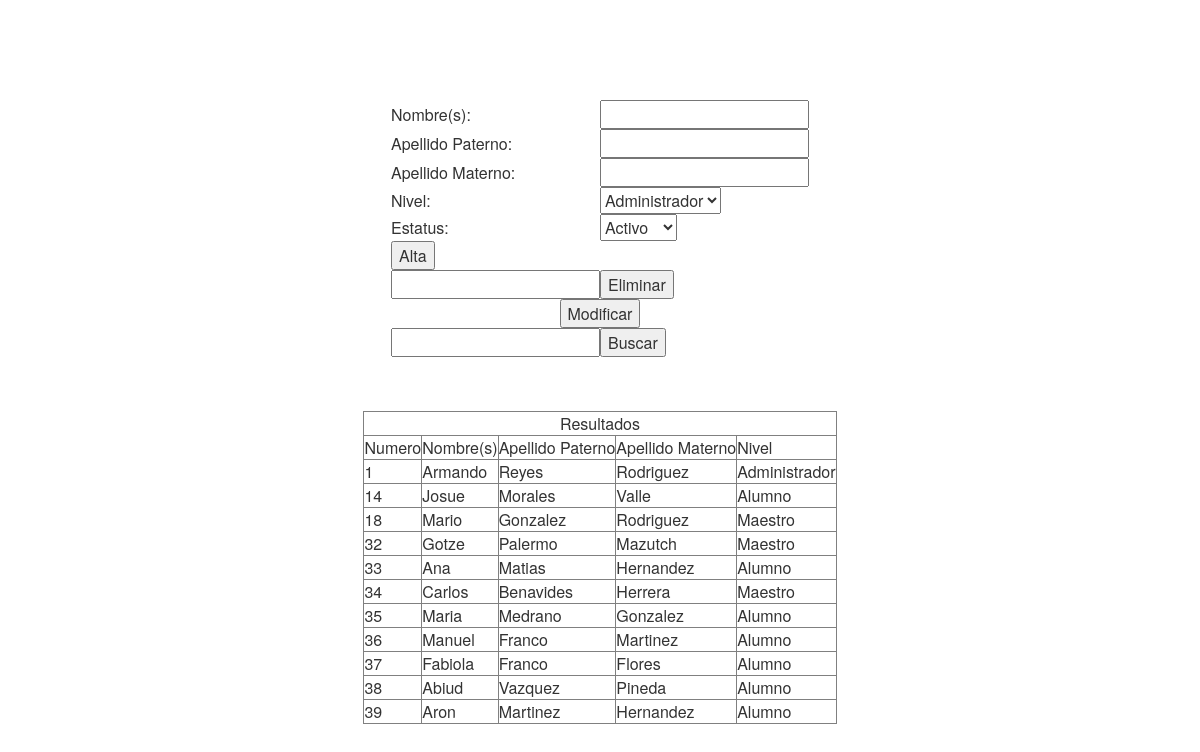
Page /TestUsuario.php on the committed database.
### tables this page shows
CREATE TABLE `personascontrol` (
  `IdPersona` int(11) NOT NULL AUTO_INCREMENT,
  `nombre` varchar(100) DEFAULT NULL,
  `Apat` varchar(100) DEFAULT NULL,
  `Amat` varchar(100) DEFAULT NULL,
  `telefono` varchar(15) DEFAULT NULL,
  `calle` varchar(100) DEFAULT NULL,
  `NumExterior` int(10) DEFAULT NULL,
  `NumInterior` int(10) DEFAULT NULL,
  `colonia` varchar(100) DEFAULT NULL,
  `municipio` varchar(100) DEFAULT NULL,
  `estado` varchar(100) DEFAULT NULL,
  `cp` varchar(10) DEFAULT NULL,
  `correoe` varchar(100) DEFAULT NULL,
  `usuario` varchar(100) DEFAULT NULL,
  `password` varchar(100) DEFAULT NULL,
  `nivel` varchar(100) DEFAULT NULL,
  `estatus` varchar(100) DEFAULT NULL,
  PRIMARY KEY (`IdPersona`)
);

### Usuario.php (the view, shortened to what this page needs)
<?php
    class User
    {
        public function ConsultarDatos()
        {
            $sql01="SELECT * FROM personascontrol WHERE estatus = 1 ORDER BY IdPersona ASC";
            $consulta = mysql_query($sql01) or die ("error 1");
            echo "<div class=table-resposive align=center>";
            echo "<table class=\*table table-striped\ border=1>";
            echo "<tr><td colspan=5 align=center>Resultados</td></tr>";
            echo"<tr><td>Numero</td><td>Nombre(s)</td><td>Apellido Paterno</td><td>Apellido Materno</td><td>Nivel</td>";
            while($field = mysql_fetch_array($consulta))
            {
                $this->IdPersona = $field['IdPersona'];
                $this->Nombre = $field['nombre'];
                $this->ApellidoPaterno = $field['Apat'];
                $this->ApellidoMaterno = $field['Amat'];
                $this->Nivel = $field['nivel'];
                switch($this->Nivel)
                {
                    case 1:
                        $type = "Administrador";
                        break;
                    case 2:
                        $type = "Maestro";
                        break;
                    case 3:
                        $type = "Alumno";
                        break;
                }
                echo "<tr><td>$this->IdPersona</td><td>$this->Nombre</td><td>$this->ApellidoPaterno</td><td>$this->ApellidoMaterno</td><td>$type</td></tr>";
            }
            echo "</table>";
            echo "</div>";
        }
    }
?>

### header.php (shortened to what this page needs)
<html lang="en">
    <head>
        <link href="css/bootstrap.min.css" rel="stylesheet">
        <link href="justified-nav.css" rel="stylesheet">
    </head>
    <body>
        <div class="container">
            <?php
                echo "<br><br><br>";
            ?>
           </div>
    </body>
</html>

### TestUsuario.php (shortened to what this page needs)
<?php
    require ('Usuario.php');
    require('header.php');
    $User = new User();
    echo "<br>
    <div>
        <form name=alumno action=TestUsuario.php method=Post >
            <table align=center>
                <tr>
                    <td>Nombre(s): </td><td><input type=text name=nombre /></td>
                </tr>
                <tr>
                    <td>Apellido Paterno: </td><td><input type=text name=ApellidoPaterno /></td>
                </tr>
                <tr>
                    <td>Apellido Materno: </td><td><input type=text name=ApellidoMaterno /></td>
                </tr>
                <tr>
                    <td>Nivel: </td>
                    <td>
                        <select name=Nivel>
                            <option value=1>Administrador</option>
                            <option value=2>Maestro</option>
                            <option value=3>Alumno</option>
                        </select>
                    </td>
                </tr>
                <tr>
                    <td>Estatus: </td>
                    <td>
                        <select name=Estatus>
                            <option value=1>Activo</option>
                            <option value=0>Inactivo</option>
                        </select>
                    </td>
                </tr>
                <tr>
                    <td colspan=2><input type=submit name=submit value=Alta /></td>
                </tr>
                <tr>
                    <td></td>
                </tr>
                <tr>
                    <td></td>
                </tr>
                <tr>
                <td><input type=text name=id /></td><td><input type=submit name=submit value=Eliminar /></td>
                </tr>
                <tr>
                    <td></td>
                </tr>
                <tr>
                    <td></td>
                </tr>
                <tr>
                    <td colspan=2 align=center><input type=submit name=submit value=Modificar /></td>
                </tr>
                <tr>
                    <td><input type=text name=iddbuscar /></td><td><input type=submit name=submit value=Buscar /></td>
                </tr>
            </table>
        </form>
    </div>
    <br><br>";
    $User->ConsultarDatos();
?>

### justified-nav.css (style rules this page uses)
body { padding-top: 20px; }

### rows in the picture
personascontrol: IdPersona "1", nombre "Armando", Apat "Reyes", Amat "Rodriguez", nivel "Administrador"
personascontrol: IdPersona "14", nombre "Josue", Apat "Morales", Amat "Valle", nivel "Alumno"
personascontrol: IdPersona "18", nombre "Mario", Apat "Gonzalez", Amat "Rodriguez", nivel "Maestro"
personascontrol: IdPersona "32", nombre "Gotze", Apat "Palermo", Amat "Mazutch", nivel "Maestro"
personascontrol: IdPersona "33", nombre "Ana", Apat "Matias", Amat "Hernandez", nivel "Alumno"
personascontrol: IdPersona "34", nombre "Carlos", Apat "Benavides", Amat "Herrera", nivel "Maestro"
personascontrol: IdPersona "35", nombre "Maria", Apat "Medrano", Amat "Gonzalez", nivel "Alumno"
personascontrol: IdPersona "36", nombre "Manuel", Apat "Franco", Amat "Martinez", nivel "Alumno"
personascontrol: IdPersona "37", nombre "Fabiola", Apat "Franco", Amat "Flores", nivel "Alumno"
personascontrol: IdPersona "38", nombre "Abiud", Apat "Vazquez", Amat "Pineda", nivel "Alumno"
personascontrol: IdPersona "39", nombre "Aron", Apat "Martinez", Amat "Hernandez", nivel "Alumno"
